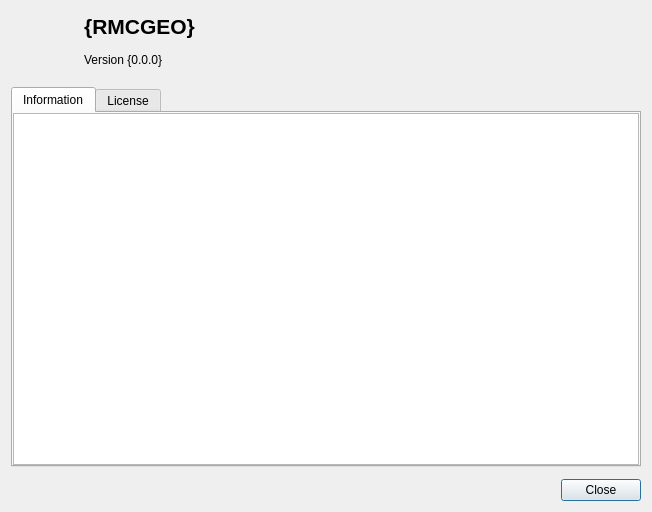
<?xml version="1.0" encoding="UTF-8"?>
<ui version="4.0">
 <class>About</class>
 <widget class="QDialog" name="About">
  <property name="geometry">
   <rect>
    <x>0</x>
    <y>0</y>
    <width>652</width>
    <height>512</height>
   </rect>
  </property>
  <property name="windowTitle">
   <string>About RMCGEO</string>
  </property>
  <layout class="QGridLayout" name="gridLayout" columnstretch="0">
   <property name="verticalSpacing">
    <number>12</number>
   </property>
   <item row="3" column="0">
    <layout class="QHBoxLayout" name="footer_layout">
     <property name="topMargin">
      <number>0</number>
     </property>
     <item>
      <widget class="QDialogButtonBox" name="close">
       <property name="orientation">
        <enum>Qt::Horizontal</enum>
       </property>
       <property name="standardButtons">
        <set>QDialogButtonBox::Close</set>
       </property>
      </widget>
     </item>
    </layout>
   </item>
   <item row="0" column="0">
    <layout class="QHBoxLayout" name="header_layout">
     <property name="spacing">
      <number>9</number>
     </property>
     <item>
      <widget class="QLabel" name="plugin_icon">
       <property name="minimumSize">
        <size>
         <width>64</width>
         <height>64</height>
        </size>
       </property>
       <property name="maximumSize">
        <size>
         <width>64</width>
         <height>64</height>
        </size>
       </property>
       <property name="text">
        <string/>
       </property>
       <property name="scaledContents">
        <bool>true</bool>
       </property>
      </widget>
     </item>
     <item>
      <layout class="QVBoxLayout" name="info_layout">
       <property name="spacing">
        <number>3</number>
       </property>
       <item>
        <widget class="QLabel" name="plugin_name">
         <property name="font">
          <font>
           <pointsize>16</pointsize>
           <weight>75</weight>
           <bold>true</bold>
          </font>
         </property>
         <property name="text">
          <string>{RMCGEO}</string>
         </property>
         <property name="alignment">
          <set>Qt::AlignCenter</set>
         </property>
        </widget>
       </item>
       <item>
        <widget class="QLabel" name="plugin_version">
         <property name="text">
          <string>Version {0.0.0}</string>
         </property>
        </widget>
       </item>
      </layout>
     </item>
     <item>
      <spacer name="header_spacer">
       <property name="orientation">
        <enum>Qt::Horizontal</enum>
       </property>
       <property name="sizeHint" stdset="0">
        <size>
         <width>40</width>
         <height>20</height>
        </size>
       </property>
      </spacer>
     </item>
    </layout>
   </item>
   <item row="2" column="0">
    <widget class="QTabWidget" name="tab_widget">
     <property name="tabPosition">
      <enum>QTabWidget::North</enum>
     </property>
     <property name="currentIndex">
      <number>0</number>
     </property>
     <property name="documentMode">
      <bool>false</bool>
     </property>
     <widget class="QWidget" name="information_tab">
      <attribute name="title">
       <string>Information</string>
      </attribute>
      <layout class="QVBoxLayout" name="verticalLayout">
       <property name="leftMargin">
        <number>0</number>
       </property>
       <property name="topMargin">
        <number>0</number>
       </property>
       <property name="rightMargin">
        <number>0</number>
       </property>
       <property name="bottomMargin">
        <number>0</number>
       </property>
       <item>
        <widget class="QTextBrowser" name="information">
         <property name="readOnly">
          <bool>true</bool>
         </property>
         <property name="html">
          <string>&lt;!DOCTYPE HTML PUBLIC &quot;-//W3C//DTD HTML 4.0//EN&quot; &quot;http://www.w3.org/TR/REC-html40/strict.dtd&quot;&gt;
&lt;html&gt;&lt;head&gt;&lt;meta name=&quot;qrichtext&quot; content=&quot;1&quot; /&gt;&lt;style type=&quot;text/css&quot;&gt;
p, li { white-space: pre-wrap; }
&lt;/style&gt;&lt;/head&gt;&lt;body style=&quot; font-family:'Noto Sans'; font-size:10pt; font-weight:400; font-style:normal;&quot;&gt;
&lt;p style=&quot;-qt-paragraph-type:empty; margin-top:0px; margin-bottom:0px; margin-left:0px; margin-right:0px; -qt-block-indent:0; text-indent:0px; font-family:'Sans Serif'; font-size:9pt;&quot;&gt;&lt;br /&gt;&lt;/p&gt;&lt;/body&gt;&lt;/html&gt;</string>
         </property>
         <property name="textInteractionFlags">
          <set>Qt::LinksAccessibleByMouse|Qt::TextSelectableByMouse</set>
         </property>
         <property name="openExternalLinks">
          <bool>true</bool>
         </property>
        </widget>
       </item>
      </layout>
     </widget>
     <widget class="QWidget" name="license_tab">
      <attribute name="title">
       <string>License</string>
      </attribute>
      <layout class="QVBoxLayout" name="verticalLayout_3">
       <property name="leftMargin">
        <number>0</number>
       </property>
       <property name="topMargin">
        <number>0</number>
       </property>
       <property name="rightMargin">
        <number>0</number>
       </property>
       <property name="bottomMargin">
        <number>0</number>
       </property>
       <item>
        <widget class="QTextBrowser" name="license"/>
       </item>
      </layout>
     </widget>
    </widget>
   </item>
  </layout>
 </widget>
 <resources/>
 <connections/>
</ui>
